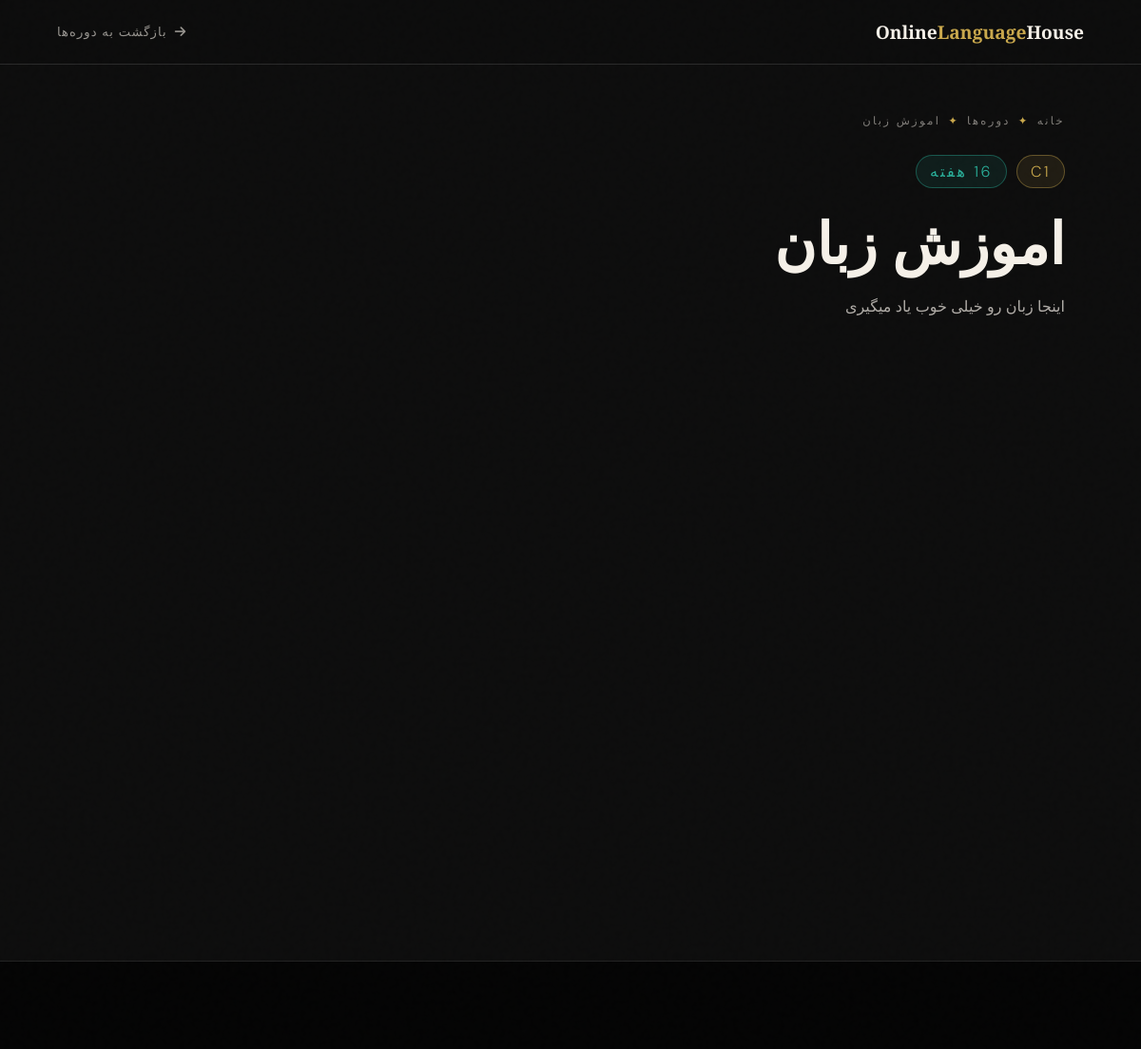
The app's page /courses/4/ with its own data.
### core/models.py (models this page shows, shortened)
class Course(models.Model):
    title = models.CharField("عنوان دوره", max_length=200)
    level = models.CharField("سطح دوره", max_length=100)
    duration = models.CharField("مدت زمان", max_length=100)
    description = models.TextField("توضیحات")
    image = models.ImageField("تصویر", upload_to='courses/', blank=True, null=True)
    test_level = models.CharField("سطح تست دوره", max_length=100, blank=True, help_text="مثلاً A1/A2 یا آسان/متوسط")
    test_duration = models.CharField("مدت زمان آزمون", max_length=100, blank=True, help_text="مثلاً 10 ساعت")
    certificate = models.BooleanField("گواهینامه دارد", default=True)
    access = models.CharField("دسترسی", max_length=200, default="موبایل + دسکتاپ")
    is_active = models.BooleanField("فعال باشد", default=True)
    class Meta:
        verbose_name = "دوره"
        verbose_name_plural = "دوره‌ها"

### core/views.py (the view)
# urls.py: path("courses/<int:id>/", views.course_detail, name="course_detail"),
def course_detail(request, id):
    course = get_object_or_404(Course, id=id, is_active=True)
    return render(request, "core/course_detail.html", {
        "course": course
    })

### templates/core/Course_detail.html (shortened to what this page needs)
{% load static %}
{% load i18n %}
<!DOCTYPE html>
<html lang="fa" dir="rtl" class="">
<head>
    <link rel="stylesheet" href="https://cdnjs.cloudflare.com/ajax/libs/font-awesome/6.5.1/css/all.min.css">
    <link rel="stylesheet" href="{% static 'css/Course_detail.css' %}">
</head>
<body>
    <nav>
        <a href="{% url 'home' %}" class="nav-logo">Online<span>Language</span>House</a>
        <a href="{% url 'home' %}#courses" class="nav-back">
            <i class="fa fa-arrow-right"></i>
            {% trans "بازگشت به دوره‌ها" %}
        </a>
    </nav>
    <section class="course-hero">
        <div class="hero-content">
            <div class="breadcrumb">
                <a href="{% url 'home' %}">{% trans "خانه" %}</a>
                <span class="sep">✦</span>
                <a href="{% url 'home' %}#courses">{% trans "دوره‌ها" %}</a>
                <span class="sep">✦</span>
                <span>{{ course.title }}</span>
            </div>
            <div class="course-tags">
                <span class="tag tag-gold">{{ course.level }}</span>
                <span class="tag tag-teal">{{ course.duration }}</span>
            </div>
            <h1 class="course-title-hero">{{ course.title }}</h1>
            <p class="course-short-desc">{{ course.description|truncatewords:30 }}</p>
        </div>
    </section>
    <div class="layout">
        <div>
        </div>
        <div>
        </div>
    </div>
    <footer class="mini-footer">
        <br>
        <br>
    </footer>
</body>
</html>

### static/css/Course_detail.css (style rules this page uses)
:root { --ink: #0d0d0d; --cream: #f5f0e8; --gold: #c9a84c; --gold-light: #e8c97a; --teal: #1a8c7a; --teal-light: #2ab09a; --glass: rgba(255, 255, 255, 0.06); --glass-border: rgba(255, 255, 255, 0.12); }
* { margin: 0; padding: 0; box-sizing: border-box; }
html { scroll-behavior: smooth; }
body { background-color: var(--ink); color: var(--cream); font-family: 'DM Sans', 'Vazirmatn', sans-serif; font-weight: 300; overflow-x: hidden; }
body::before { content: ''; position: fixed; inset: 0; pointer-events: none; z-index: 9999; opacity: 0.4; }
nav { position: fixed; top: 0; left: 0; right: 0; z-index: 100; padding: 20px 60px; display: flex; justify-content: space-between; align-items: center; background: rgba(13, 13, 13, 0.7); backdrop-filter: blur(20px); border-bottom: 1px solid var(--glass-border); }
.nav-logo { font-family: 'Playfair Display', serif; font-size: 1.2rem; font-weight: 700; color: var(--cream); text-decoration: none; }
.nav-logo span { color: var(--gold); }
.nav-back { display: inline-flex; align-items: center; gap: 8px; color: rgba(245, 240, 232, 0.6); text-decoration: none; font-size: 0.82rem; letter-spacing: 0.08em; transition: color 0.3s; }
.course-hero { padding: 120px 80px 40px; position: relative; }
.hero-content { max-width: 750px; }
.breadcrumb { display: flex; align-items: center; gap: 8px; font-size: 0.72rem; letter-spacing: 0.2em; text-transform: uppercase; color: rgba(245, 240, 232, 0.5); margin-bottom: 28px; animation: fadeUp 0.6s ease both; }
.breadcrumb a { color: inherit; text-decoration: none; transition: color 0.3s; }
.breadcrumb .sep { color: var(--gold); }
.course-tags { display: flex; gap: 10px; flex-wrap: wrap; margin-bottom: 24px; animation: fadeUp 0.6s 0.1s ease both; }
.tag { font-size: 1rem; letter-spacing: 0.15em; text-transform: uppercase; padding: 6px 14px; border-radius: 20px; }
.tag-gold { border: 1px solid rgba(201, 168, 76, 0.4); color: var(--gold); background: rgba(201, 168, 76, 0.1); }
.tag-teal { border: 1px solid rgba(42, 176, 154, 0.4); color: var(--teal-light); background: rgba(42, 176, 154, 0.1); }
.course-title-hero { font-family: 'Playfair Display', 'Vazirmatn', serif; font-size: clamp(2.5rem, 5vw, 4rem); font-weight: 900; line-height: 1.1; color: var(--cream); margin-bottom: 20px; animation: fadeUp 0.6s 0.2s ease both; }
.course-short-desc { font-size: 1rem; line-height: 1.85; color: rgba(245, 240, 232, 0.7); max-width: 580px; animation: fadeUp 0.6s 0.3s ease both; }
.layout { display: grid; grid-template-columns: 1fr 360px; gap: 60px; max-width: 1280px; margin: 0 auto; padding: 40px 80px 100px; align-items: start; }
.mini-footer { background: rgba(5, 5, 5, 0.98); border-top: 1px solid var(--glass-border); padding: 30px 80px; display: flex; justify-content: space-between; align-items: center; font-size: 0.75rem; color: rgba(245, 240, 232, 0.3); }

### records on screen
Course: title "اموزش زبان", level "C1", duration "16 هفته", description "اینجا زبان رو خیلی خوب یاد میگیری"
